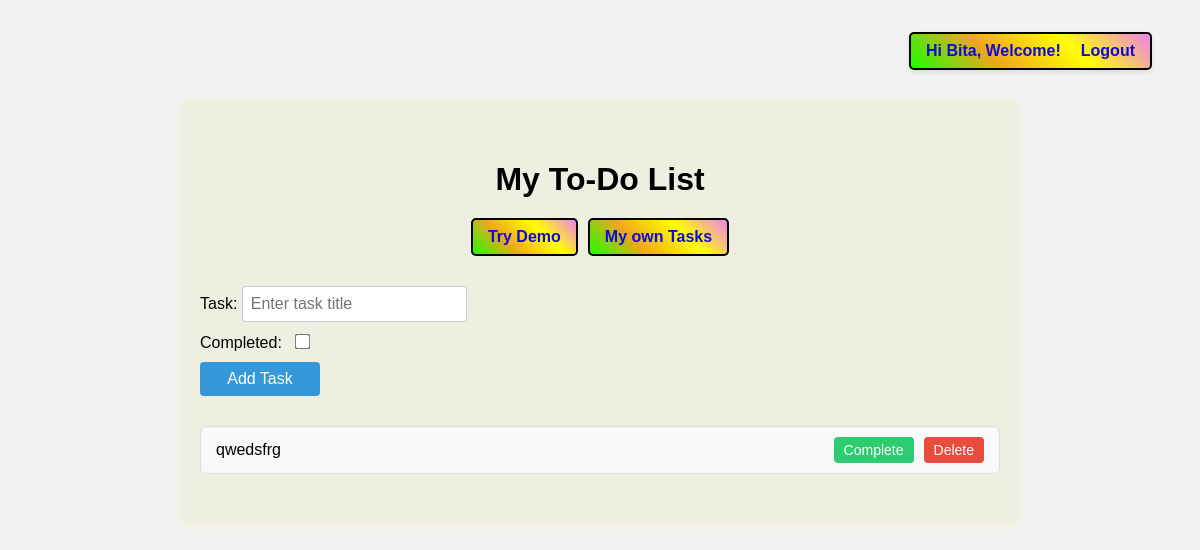
The app's page / (signed in), older data.
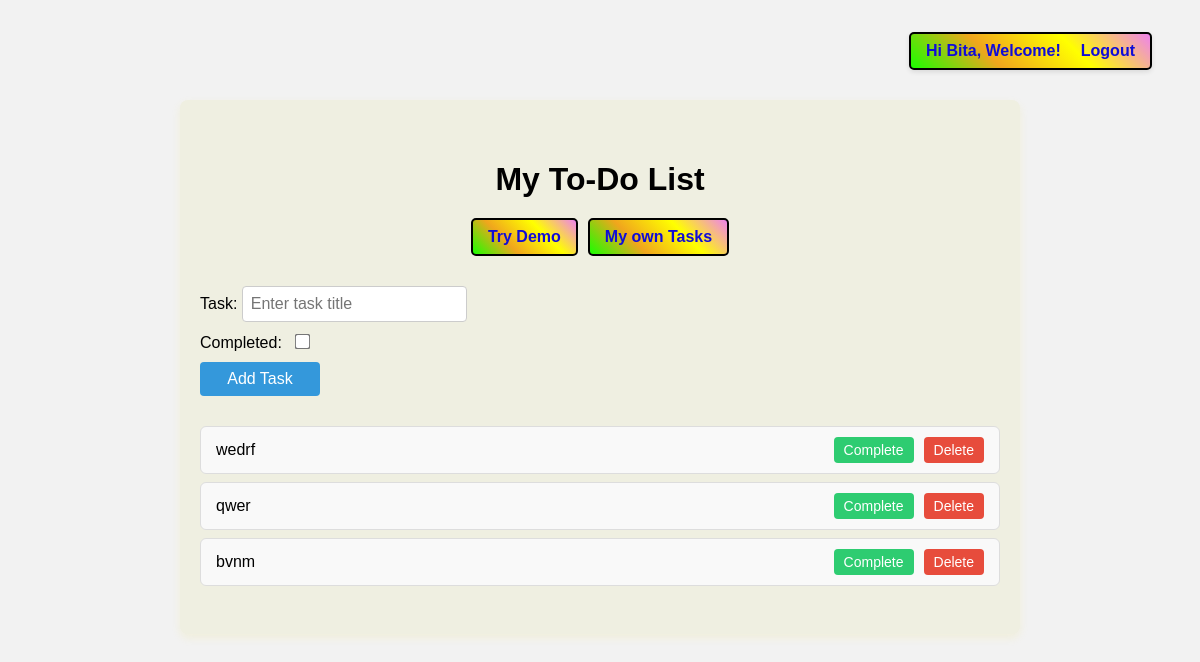
The same page, newer data.
### tasks/models.py (models this page shows, shortened)
class Task(models.Model):
    user = models.ForeignKey(
        User,
        on_delete=models.CASCADE,
        related_name='tasks'
    )
    title = models.CharField(max_length=200)
    description = models.TextField(blank=True)
    completed = models.BooleanField(default=False)
    created_at = models.DateTimeField(auto_now_add=True)

### tasks/views.py (the view, shortened to what this page needs)
# urls.py: path('', views.task_list, name='task_list'),
def task_list(request):
    if request.user.is_authenticated:
        if request.method == 'POST':
            form = TaskForm(request.POST)
            if form.is_valid():
                task = form.save(commit=False)
                task.user = request.user
                task.save()
                messages.success(request, "Task added ✔")
                return redirect('task_list')
        else:
            form = TaskForm()
        tasks = Task.objects.filter(user=request.user)
        return render(request, 'tasks/task_list.html', {
            'tasks': tasks,
            'form': form,
            'demo': False
        })

### tasks/forms.py
class TaskForm(forms.ModelForm):
    class Meta:
        model = Task
        fields = ['title', 'description', 'completed']

### tasks/templates/tasks/task_list.html (shortened to what this page needs)
<!doctype html>
<html lang="en">
  <head>
    {% load static %}
    <link
      rel="stylesheet"
      type="text/css"
      href="{% static 'tasks/style.css' %}"
    />
    <link rel="stylesheet" href="https://cdn.jsdelivr.net/npm/sweetalert2@11/dist/sweetalert2.min.css">
  </head>
  <body>
    <div class="auth-bar">
      {% if user.is_authenticated %}
      <span>Hi {{ user.username }}, Welcome!</span>
      <a href="{% url 'logout' %}">Logout</a>
      {% else %}
      <a href="{% url 'login' %}">Login</a>
      <a href="{% url 'signup' %}">Sign up</a>
      {% endif %}
    </div>
    <div class="container">
      <h1>My To-Do List</h1>
      <div class="demo-link">
        <a href="{% url 'demo_tasks' %}">Try Demo</a>
        {% if user.is_authenticated %}
          <a href="{% url 'task_list' %}">My own Tasks</a>
        {% endif %}
      </div>
      {% if user.is_authenticated and not demo %}
      <form method="post">
        <div class="form-group">
          <label for="id_title">Task:</label>
          <input type="text" name="title" id="id_title" placeholder="Enter task title" required />
        </div>
        <div class="form-group">
          <label for="id_completed">Completed:</label>
          <input type="checkbox" name="completed" id="id_completed" />
        </div>
        <button type="submit">Add Task</button>
      </form>
      {% elif demo %}
      <p style="text-align:center; font-style:italic;">
        Demo mode — sign up to create your own tasks ✨
      </p>
      {% else %}
      <p style="text-align:center; font-style:italic;">
        Login to create your own tasks!
      </p>
      {% endif %}
      <ul>
        {% for task in tasks %}
        <li class="task-item">
          {% if task.completed %}
            <s>{{ task.title }}</s>
          {% else %}
            {{ task.title }}
          {% endif %}
          <div>
            {% if demo or not user.is_authenticated %}
              <a href="#" onclick="Swal.fire({
                  icon: 'warning',
                  title: 'Action blocked!',
                  text: 'You need to sign up to edit tasks!',
                  confirmButtonText: 'Ok'
              }); return false;">Complete</a>
              <a href="#" onclick="Swal.fire({
                  icon: 'warning',
                  title: 'Action blocked!',
                  text: 'You need to sign up to delete tasks!',
                  confirmButtonText: 'Ok'
              }); return false;" class="delete">Delete</a>
            {% else %}
              <a href="{% url 'complete_task' task.id %}">Complete</a>
              <a href="{% url 'delete_task' task.id %}" class="delete">Delete</a>
            {% endif %}
          </div>
        </li>
        {% empty %}
        {% if demo %}
        <li style="text-align:center; font-style: italic;">No demo tasks yet!</li>
        {% else %}
        <li style="text-align:center; font-style: italic;">You have no tasks added yet!</li>
        {% endif %}
        {% endfor %}
      </ul>
    </div>
  </body>
</html>

Row changes from the older to the newer data that the page shows:
removed Task: title "qwedsfrg"
added Task: title "wedrf"
added Task: title "qwer"
added Task: title "bvnm"
